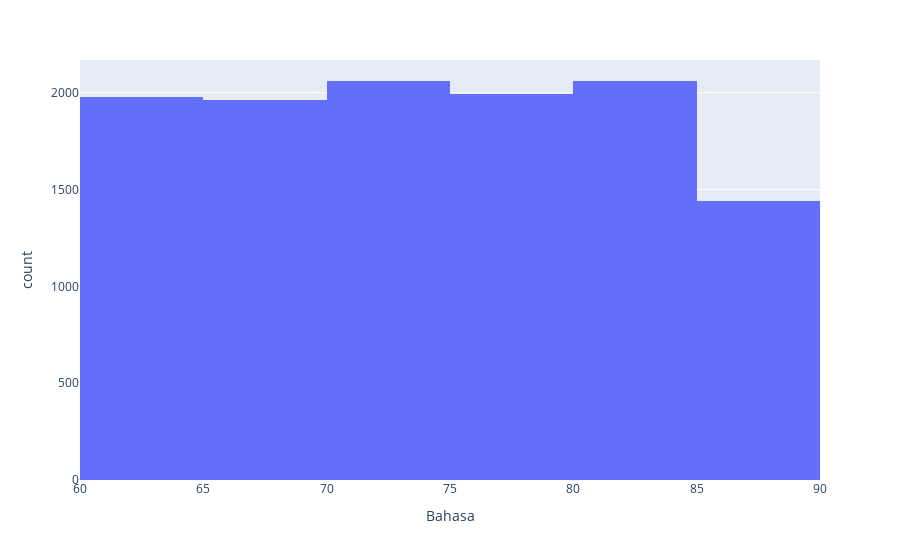
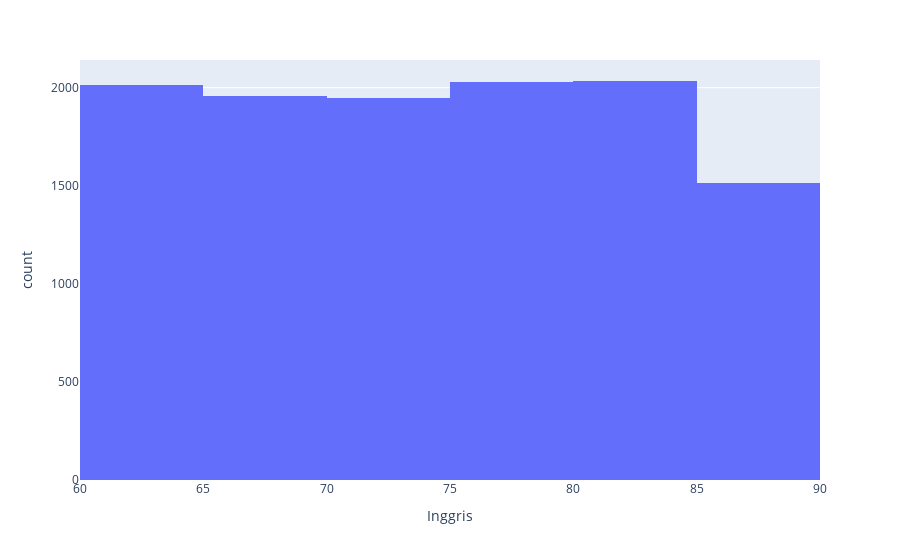

Here is the notebook cell these charts were saved with, in order:
### Markdown cell above
df

### Code cell
reload()
for i in numCols:
    if(i == "Inggris" or i == "Bahasa"):
        util_visualization.drawHistogram(df_train_copy, i, 10).show()

### Figure 1 — Plotly figure (JSON) as saved in the notebook; plotly's stock layout.template omitted (floating-point values rounded to 4 significant figures; data arrays with more than 128 entries replaced by an {"elided": "..."} marker saying what was removed)
{"data": [{"alignmentgroup": "True", "bingroup": "x", "hovertemplate": "Bahasa=%{x}<br>count=%{y}<extra></extra>", "legendgroup": "", "marker": {"color": "#636efa", "pattern": {"shape": ""}}, "name": "", "nbinsx": 10, "offsetgroup": "", "orientation": "v", "showlegend": false, "type": "histogram", "x": {"elided": "11499 float values"}, "xaxis": "x", "yaxis": "y"}], "layout": {"barmode": "relative", "legend": {"tracegroupgap": 0}, "margin": {"t": 60}, "xaxis": {"anchor": "y", "domain": [0, 1], "title": {"text": "Bahasa"}}, "yaxis": {"anchor": "x", "domain": [0, 1], "title": {"text": "count"}}}}

### Figure 2 — Plotly figure (JSON) as saved in the notebook; plotly's stock layout.template omitted (floating-point values rounded to 4 significant figures; data arrays with more than 128 entries replaced by an {"elided": "..."} marker saying what was removed)
{"data": [{"alignmentgroup": "True", "bingroup": "x", "hovertemplate": "Inggris=%{x}<br>count=%{y}<extra></extra>", "legendgroup": "", "marker": {"color": "#636efa", "pattern": {"shape": ""}}, "name": "", "nbinsx": 10, "offsetgroup": "", "orientation": "v", "showlegend": false, "type": "histogram", "x": {"elided": "11499 float values"}, "xaxis": "x", "yaxis": "y"}], "layout": {"barmode": "relative", "legend": {"tracegroupgap": 0}, "margin": {"t": 60}, "xaxis": {"anchor": "y", "domain": [0, 1], "title": {"text": "Inggris"}}, "yaxis": {"anchor": "x", "domain": [0, 1], "title": {"text": "count"}}}}
